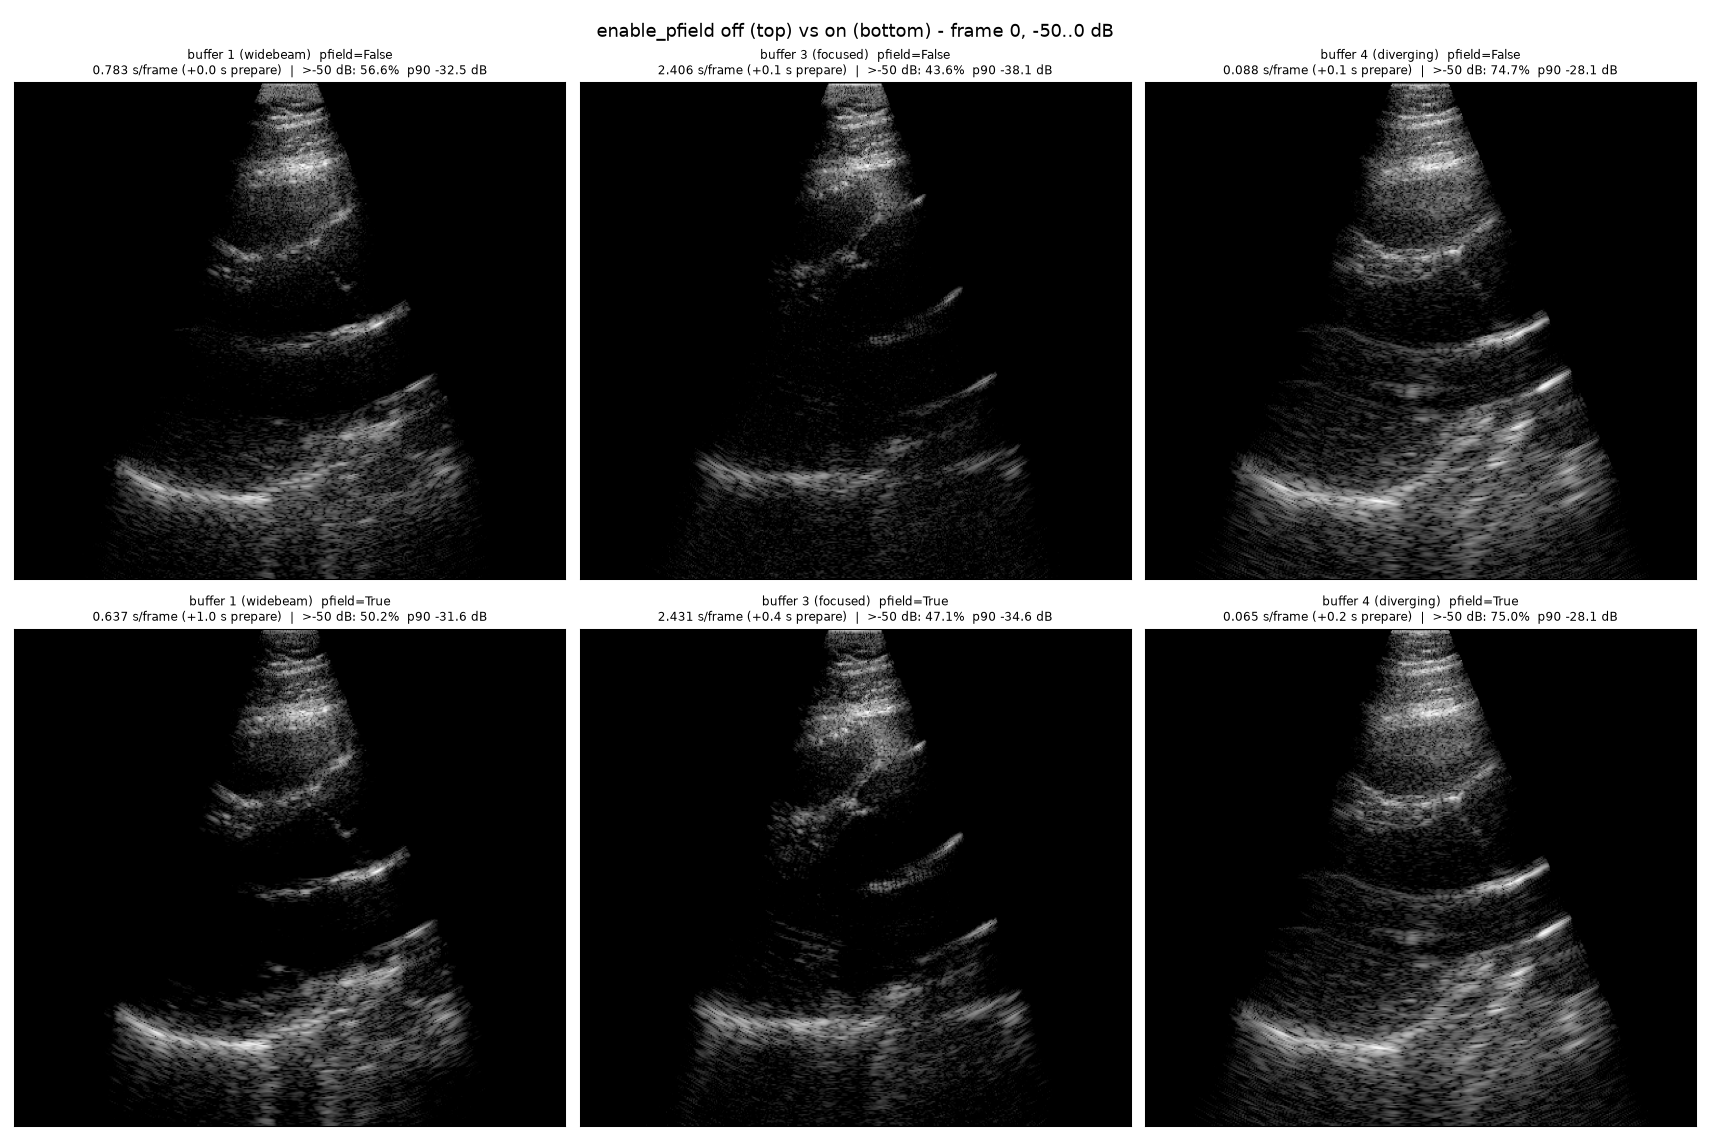

Source code (Python):
"""Buffers 1 / 3 / 4 beamformed with and without enable_pfield, with timing.

Timing is split the way it actually costs in a run:
  prepare  - pipeline build + prepare_parameters. With pfield this is where the transmit-field
             simulation happens; zea caches it to ~/.cache/zea/cached_funcs keyed on geometry,
             so it is paid once per buffer geometry (cold) and reloaded after (warm).
  frame    - steady-state per-frame beamforming, which is what scales with the buffer's
             frame count (90 / 26 / 926 for buffers 1 / 3 / 4).
"""
import os
import sys
import time

os.environ.setdefault("KERAS_BACKEND", "torch")
os.environ.setdefault("PYTORCH_CUDA_ALLOC_CONF", "expandable_segments:True")
REPO = r"D:\Luuk van Knippenberg\Github\shearWaveProcessing"
sys.path.insert(0, os.path.join(REPO, "src"))

import numpy as np
import matplotlib
matplotlib.use("Agg")
import matplotlib.pyplot as plt

import zea
from zea import File, init_device
from zea.ops import Beamform, Cast, Demodulate

from swp.acquisition.beamform import apply_grid, plan_patches_and_chunk, _ensure_cpu_t_peak
from swp.acquisition.sequence import read_swi_meta

FOLDER = r"Z:\raw_data\C000000001\SWE_01_SW_data_21-April-2026_12-12-54"
MAT = os.path.join(FOLDER, "CombinedData.mat")
CONV = os.path.join(FOLDER, "output", "converted")
OUT = os.path.dirname(os.path.abspath(__file__))
N_TIME = 3                       # frames used for the steady-state per-frame timing

init_device(verbose=True)
meta = read_swi_meta(MAT)

BUFFERS = [(1, "widebeam", 90), (3, "focused", 26), (4, "diverging", 926)]
results = {}
timing = []

for matlab, role, n_frames_total in BUFFERS:
    path = os.path.join(CONV, f"CombinedData_buffer{matlab}.hdf5")
    with File(path) as fh:
        raw = np.asarray(fh.data.raw_data[0:N_TIME])
        params = fh.load_parameters()
    grid = meta.grids[matlab - 1]
    apply_grid(params, grid)
    _ensure_cpu_t_peak(params)
    n_tx, n_el = raw.shape[1], raw.shape[3]
    num_patches, _ = plan_patches_and_chunk(params, n_tx, n_el)
    print(f"\nbuffer {matlab} ({role}): raw {raw.shape}, num_patches={num_patches}")

    for pf in (False, True):
        ops = [Cast(dtype="float32"), Demodulate(),
               Beamform(beamformer="delay_and_sum", num_patches=num_patches, enable_pfield=pf)]
        t0 = time.perf_counter()
        pipe = zea.Pipeline(ops, with_batch_dim=True, jit_options=None)
        bf_in = pipe.prepare_parameters(params)
        t_prep = time.perf_counter() - t0

        # warm-up (first call allocates / compiles kernels), then time per frame
        _ = pipe(data=raw[0:1], **bf_in)[pipe.output_key]
        per = []
        for k in range(N_TIME):
            t1 = time.perf_counter()
            iq = pipe(data=raw[k:k + 1], **bf_in)[pipe.output_key]
            iq = np.asarray(iq.cpu() if hasattr(iq, "cpu") else iq, dtype=np.float32)
            per.append(time.perf_counter() - t1)
            if k == 0:
                results[(matlab, pf)] = np.sqrt(iq[0, ..., 0] ** 2 + iq[0, ..., 1] ** 2)
        t_frame = float(np.median(per))
        timing.append((matlab, role, pf, t_prep, t_frame, n_frames_total))
        print(f"  pfield={str(pf):5s}  prepare {t_prep:7.2f}s   per-frame {t_frame:6.3f}s   "
              f"-> whole buffer ({n_frames_total} fr) {t_prep + t_frame * n_frames_total:7.1f}s")

print("\n" + "=" * 92)
print(f"{'buffer':>7s} {'role':10s} {'pfield':>7s} {'prepare':>9s} {'per-frame':>10s} "
      f"{'frames':>7s} {'buffer total':>13s}")
print("=" * 92)
tot = {False: 0.0, True: 0.0}
for matlab, role, pf, tp, tf, nf in timing:
    total = tp + tf * nf
    tot[pf] += total
    print(f"{matlab:7d} {role:10s} {str(pf):>7s} {tp:8.2f}s {tf:9.3f}s {nf:7d} {total:12.1f}s")
print("-" * 92)
print(f"{'':7s} {'ALL THREE':10s} {'OFF':>7s} {'':9s} {'':10s} {'':7s} {tot[False]:12.1f}s")
print(f"{'':7s} {'':10s} {'ON':>7s} {'':9s} {'':10s} {'':7s} {tot[True]:12.1f}s"
      f"   ({tot[True] / max(tot[False], 1e-9):.2f}x)")

# ---- montage ----
fig, axes = plt.subplots(2, 3, figsize=(18, 12))
for col, (matlab, role, nf) in enumerate(BUFFERS):
    for row, pf in enumerate((False, True)):
        e = results[(matlab, pf)]
        d = 20 * np.log10(e / e.max() + 1e-12)
        ins = e > 0
        frac = (d[ins] > -50).mean() * 100
        p90 = np.percentile(d[ins], 90)
        tp, tf = next((t[3], t[4]) for t in timing if t[0] == matlab and t[2] == pf)
        ax = axes[row, col]
        ax.imshow(d, cmap="gray", vmin=-50, vmax=0, aspect="auto")
        ax.set_xticks([]); ax.set_yticks([])
        ax.set_title(f"buffer {matlab} ({role})  pfield={pf}\n"
                     f"{tf:.3f} s/frame (+{tp:.1f} s prepare)  |  "
                     f">-50 dB: {frac:.1f}%  p90 {p90:.1f} dB", fontsize=9)
plt.suptitle("enable_pfield off (top) vs on (bottom) - frame 0, -50..0 dB", fontsize=14)
plt.tight_layout()
plt.savefig(os.path.join(OUT, "pfield_montage.png"), dpi=95)
print("\nwrote pfield_montage.png")
